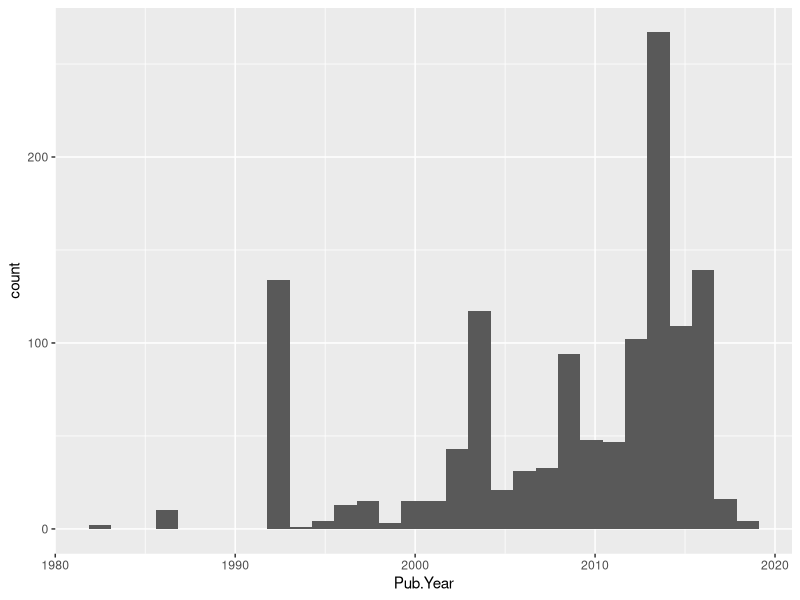
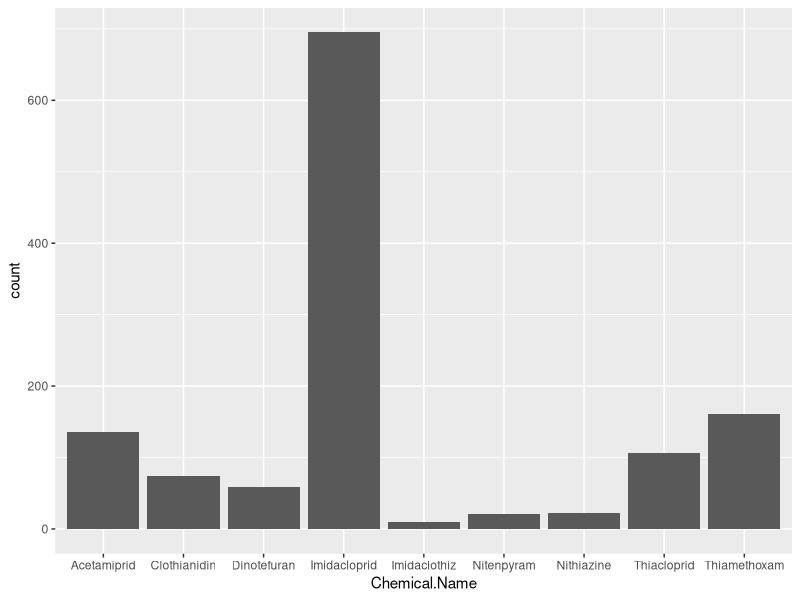
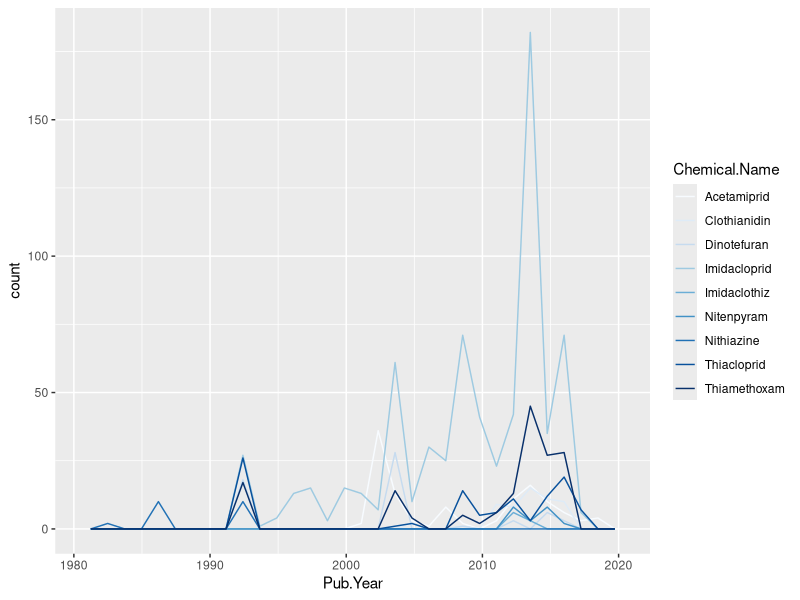

Write R code to recreate these figures, in order.
# Environmental Data Analytics Coding Challenge #1: Data Exploration

## The following code explores the EPA ECOTOX database entries for neonicotinoid mortality.
## The code contains numerous mistakes and errors, which you are tasked with fixing.
## Instructions listed in comments throughout the script.

#### Setup ----
getwd()

library(tidyverse)

ecotox.neonic <- read.csv("./Data/Raw/ECOTOX_Neonicotinoids_Mortality_raw.csv")

#### Basic Data Summaries ----
head(ecotox.neonic)
summary(ecotox.neonic$Chemical.Name)
summary(ecotox.neonic$Pub..Year)

# Fix formatting of column names (spaces originally present were turned to periods upon import)
colnames(ecotox.neonic)[8:12] <- c("Duration", "Conc.Type", "Conc.Mean", "Conc.Units", "Pub.Year")

### Data Summary Plots ----
# Plot histogram of counts of publication years
ggplot(ecotox.neonic, aes(x = Pub.Year)) +
  geom_histogram()

# Plot histogram of counts chemical names
# hint: what is the class of Chemical.Name? There are two options for a solution.
ggplot(ecotox.neonic, aes(x = Chemical.Name)) +
  geom_bar()

# Plot frequency polygon of publication years divided by chemical name
# Define colors as something other than ggplot default
# scale_color_manual is one example of a solution; there are others possible.
ggplot(ecotox.neonic) +
  geom_freqpoly(aes(x = Pub.Year, color = Chemical.Name)) +
  scale_color_manual(values = c("#f7fbff", "#deebf7", "#c6dbef", "#9ecae1", "#6baed6", "#4292c6", "#2171b5", "#08519c", "#08306b")) +
  theme(legend.position = "right")
                